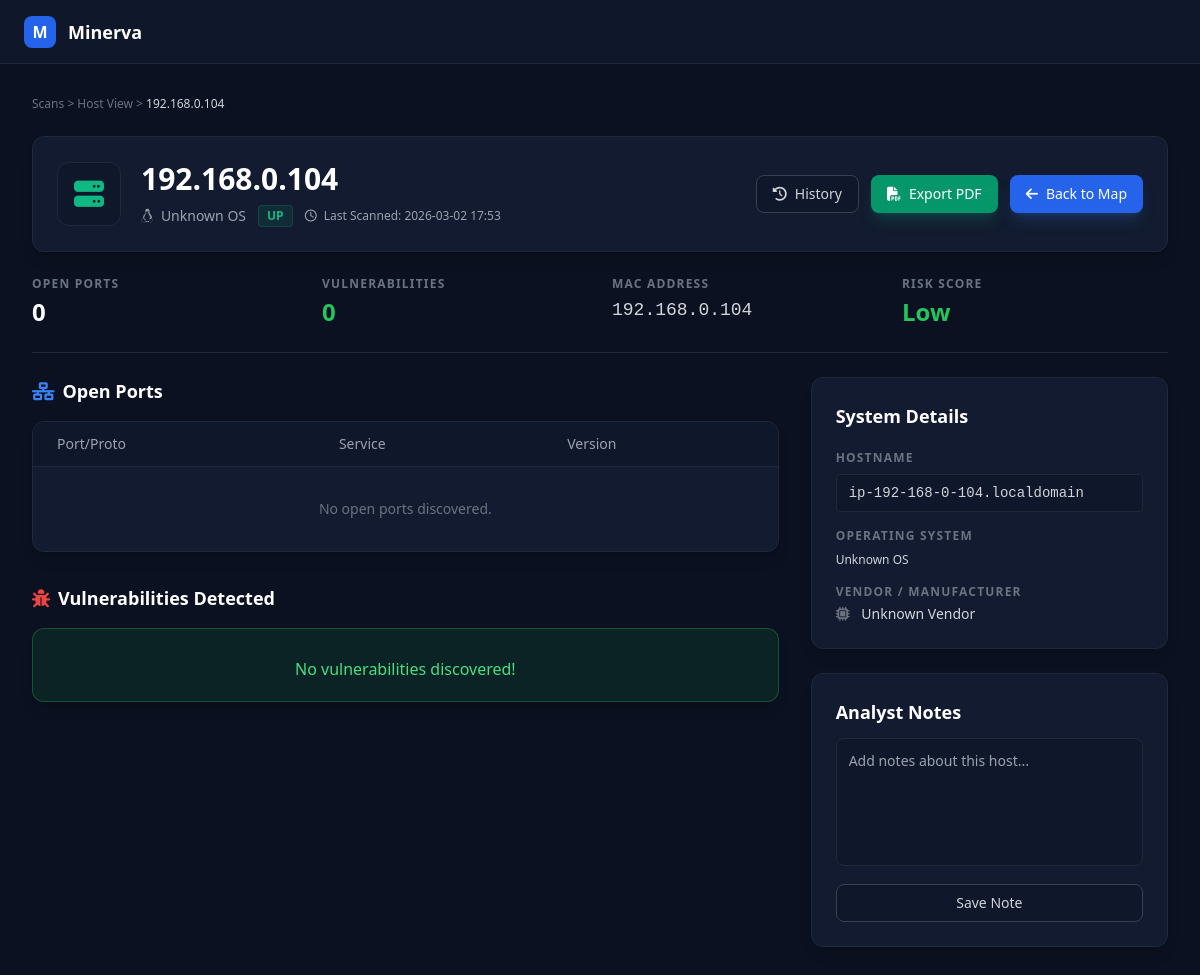
Before: /host/192.168.0.104 with the older database file.
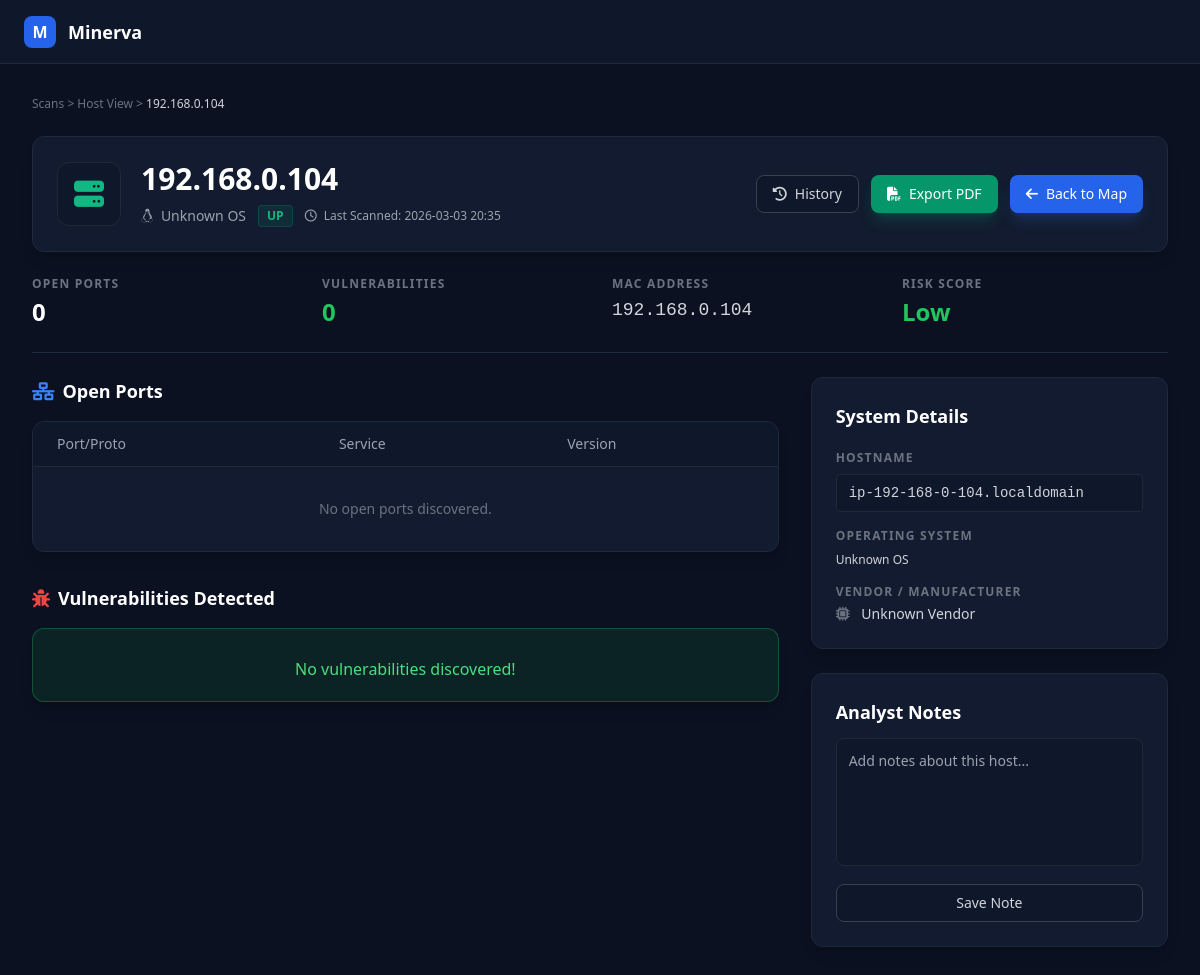
After: the same page with the newer database file.
### app/models.py (models this page shows)
class ScanResult(Base):
    __tablename__ = "scan_results"
    id = Column(Integer, primary_key=True, index=True)
    scan_id = Column(Integer, ForeignKey("scans.id"))
    host_mac = Column(String, ForeignKey("hosts.mac_address"))
    ip_address = Column(String)
    status = Column(String)
    scan = relationship("Scan", back_populates="results")
    host = relationship("Host")
    ports = relationship("Port", back_populates="scan_result", cascade="all, delete-orphan")

class Scan(Base):
    __tablename__ = "scans"
    id = Column(Integer, primary_key=True, index=True)
    project_id = Column(Integer, ForeignKey("projects.id"))
    timestamp = Column(DateTime, default=datetime.datetime.utcnow)
    scan_type = Column(String)
    gateway_ip = Column(String, nullable=True)
    subnet_mask = Column(String, nullable=True)
    project = relationship("Project", back_populates="scans")
    results = relationship("ScanResult", back_populates="scan", cascade="all, delete-orphan")

### app/main.py (the view)
@app.get("/host/{ip}", response_class=HTMLResponse)
async def host_details(ip: str, request: Request, db: Session = Depends(get_db)):
    scan_result = db.query(models.ScanResult).filter(models.ScanResult.ip_address == ip).order_by(models.ScanResult.id.desc()).first()
    if not scan_result:
        return HTMLResponse(content="<h1>Host no encontrado</h1>", status_code=404)
    open_ports = [p for p in scan_result.ports if p.port_number != 0 and p.state != 'filtered']
    all_vulns = []
    for port in open_ports:
        all_vulns.extend(port.vulnerabilities)
    high_count = sum(1 for v in all_vulns if v.severity == "High")
    med_count = sum(1 for v in all_vulns if v.severity == "Medium")
    low_count = sum(1 for v in all_vulns if v.severity == "Low")
    risk_score = "Low"
    if high_count > 0: risk_score = "High"
    elif med_count > 0: risk_score = "Medium"
    elif len(open_ports) > 5: risk_score = "Medium"
    return templates.TemplateResponse("host_details.html", {
        "request": request,
        "ip": ip,
        "host": scan_result.host,
        "scan_result": scan_result,
        "ports": open_ports,
        "vulns": all_vulns,
        "risk_score": risk_score,
        "high_count": high_count,
        "med_count": med_count,
        "low_count": low_count
    })

### templates/host_details.html (shortened to what the changed rows need)
<!DOCTYPE html>
<html lang="es">
<head>
    <script src="https://cdn.tailwindcss.com"></script>
    <link rel="stylesheet" href="https://cdnjs.cloudflare.com/ajax/libs/font-awesome/6.4.0/css/all.min.css">
</head>
<body class="text-gray-300 font-sans h-screen flex flex-col overflow-hidden">
    <header class="h-16 border-b border-panel bg-[#0f172a] flex items-center justify-between px-6 shrink-0">
        <div class="flex items-center space-x-3">
            <h1 class="text-lg font-bold text-white">Minerva</h1>
        </div>
    </header>
    <main class="flex-1 overflow-y-auto p-8">
        <div class="max-w-7xl mx-auto space-y-6">
            <div class="bg-panel border border-panel rounded-xl p-6 flex justify-between items-center shadow-lg">
                <div class="flex items-center space-x-5">
                    <div>
                        <h2 class="text-3xl font-bold text-white">{{ ip }}</h2>
                        <div class="flex items-center space-x-3 mt-2 text-sm text-gray-400">
                            <span><i class="fa-brands fa-linux mr-1"></i> {{ host.os_name if host and host.os_name !=
                                'Unknown' else 'Unknown OS' }}</span>
                            <span
                                class="bg-emerald-500/10 text-emerald-500 px-2 py-0.5 rounded border border-emerald-500/20 text-xs font-bold uppercase">{{
                                scan_result.status }}</span>
                            <span class="text-xs"><i class="fa-regular fa-clock mr-1"></i> Last Scanned: {{
                                scan_result.scan.timestamp.strftime('%Y-%m-%d %H:%M') if scan_result.scan else 'N/A'
                                }}</span>
                        </div>
                    </div>
                </div>
            </div>
            <div class="grid grid-cols-3 gap-8">
                <div class="col-span-2 space-y-8">
                    <div>
                        <div class="bg-panel border border-panel rounded-xl overflow-hidden shadow-lg">
                            <table class="w-full text-left text-sm">
                                <thead class="bg-[#0f172a] border-b border-panel text-gray-400">
                                    <tr>
                                        <th class="px-6 py-3 font-medium">Port/Proto</th>
                                        <th class="px-6 py-3 font-medium">Service</th>
                                        <th class="px-6 py-3 font-medium">Version</th>
                                    </tr>
                                </thead>
                            </table>
                        </div>
                    </div>
                </div>
            </div>
        </div>
    </main>
</body>
</html>

Changed rows visible on the page:
no longer on this page (row unchanged): Scan: scan.timestamp "2026-03-02 17:53"
added Scan: scan.timestamp "2026-03-03 20:35"
